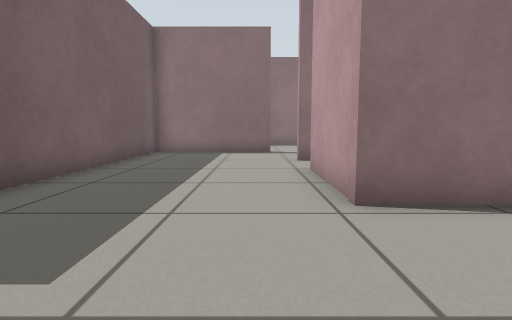
view 1 (above)

23 first-person views from a walk through a world built for the Gazebo simulator. The camera is 0.5 m above the floor, tilts 6° down and sees 80° across. The floor is counted in squares, 0.5 m on a side. Each view is taken from the middle of a square. On the plan, view 1 faces up. The plan holds only what a view shows up to about 12 squares ahead; the rest is blank.

view 2
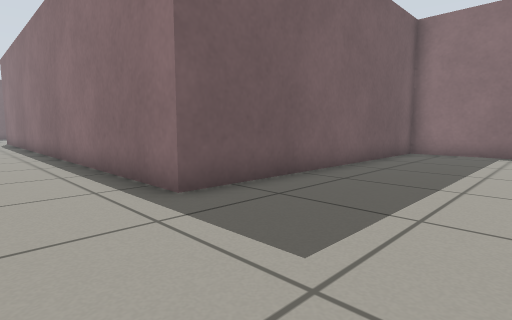

view 3
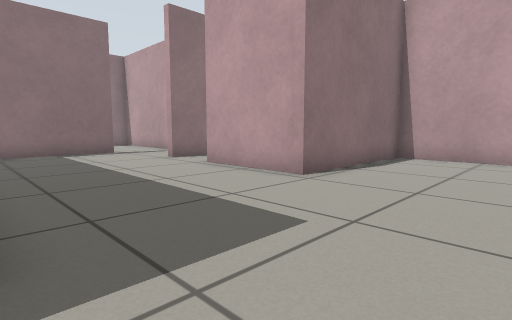

view 4
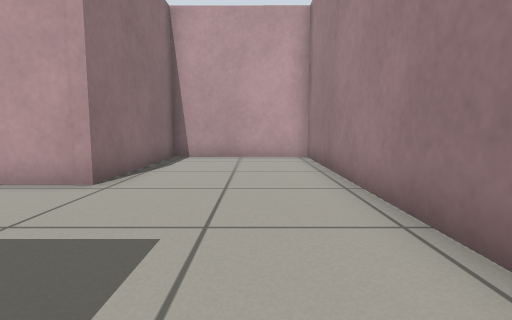

view 5
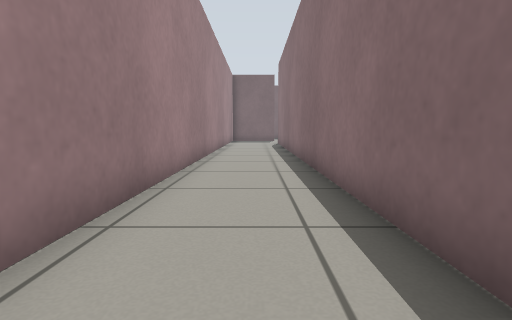

view 6
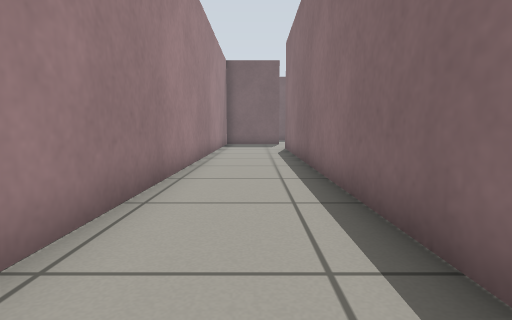

view 7
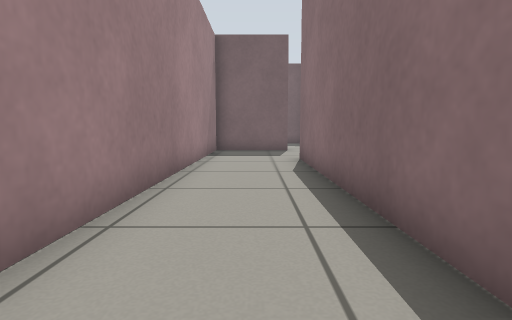

view 8
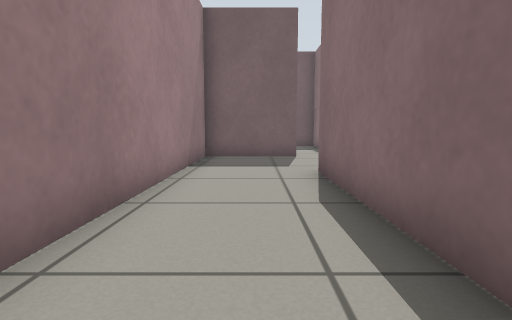

view 9
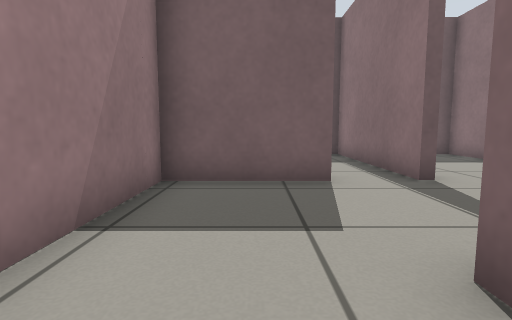

view 10
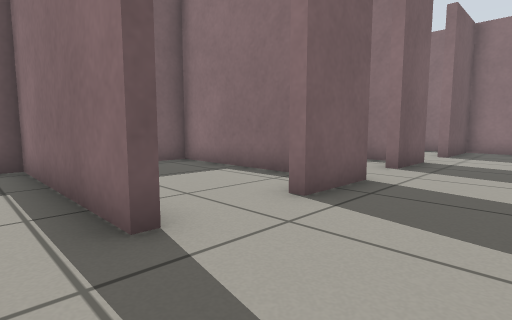

view 11
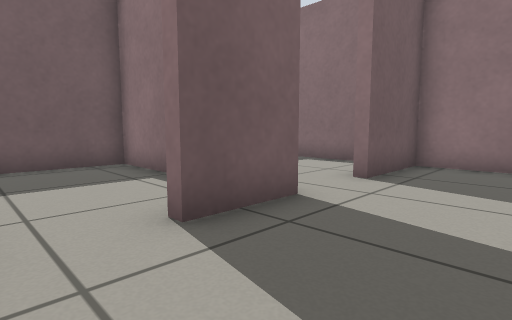

view 12
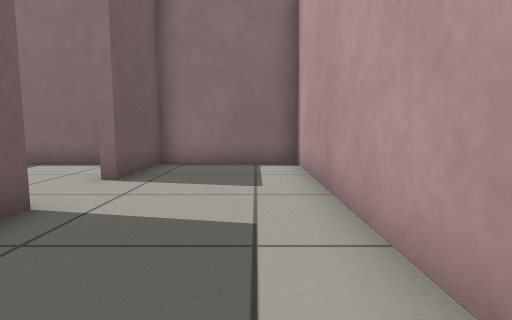

view 13
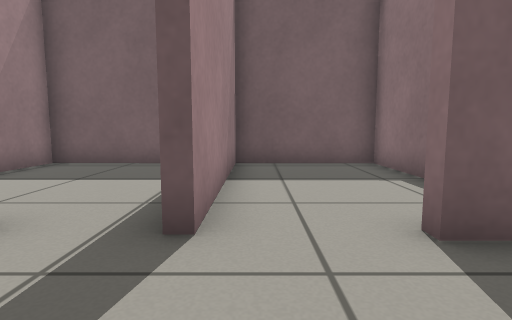

view 14
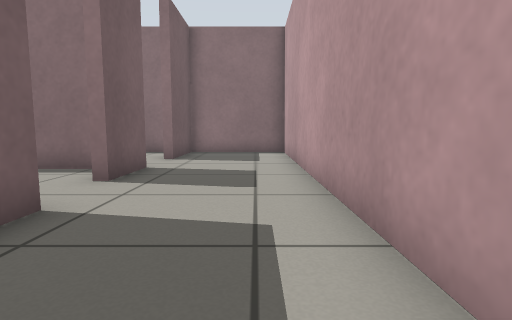

view 15
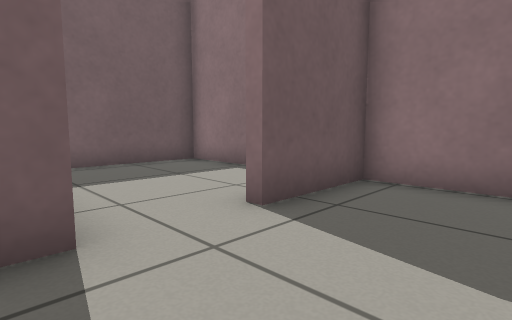

view 16
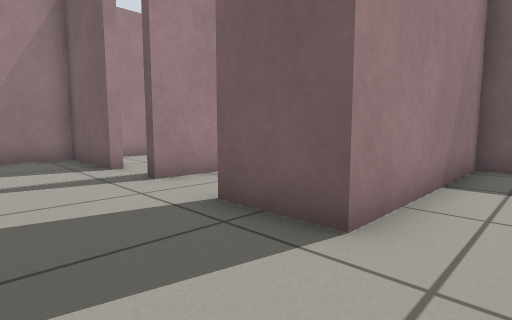

view 17
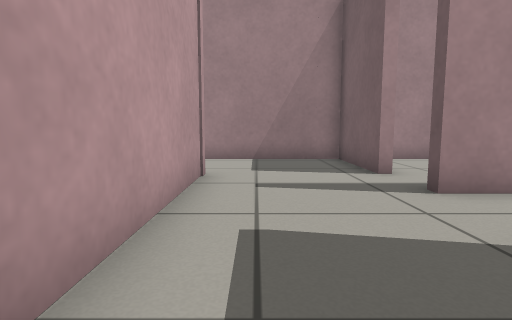

view 18
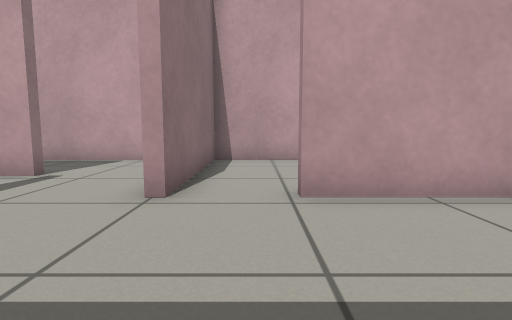

view 19
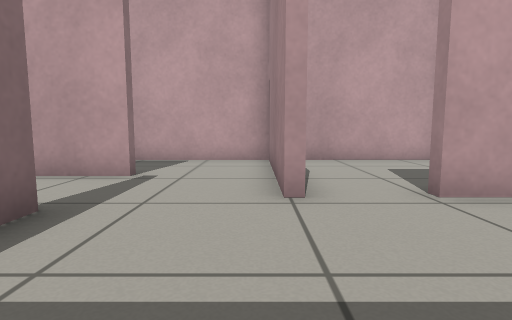

view 20
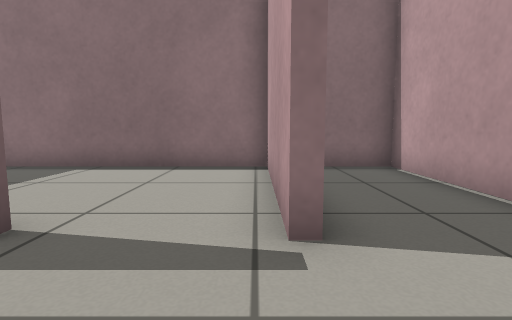

view 21
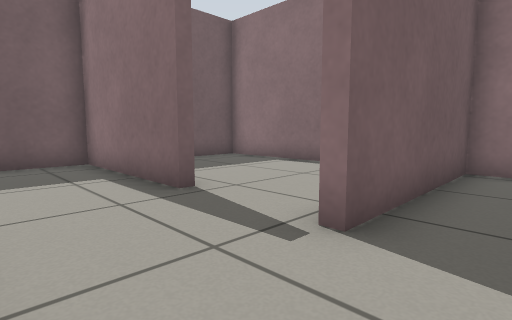

view 22
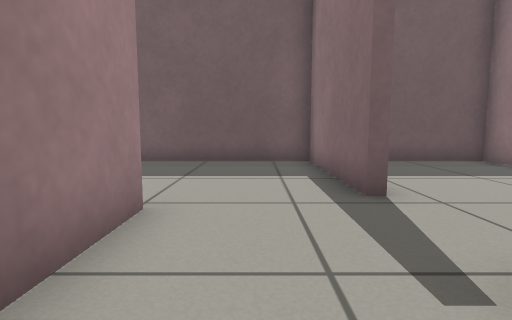

view 23
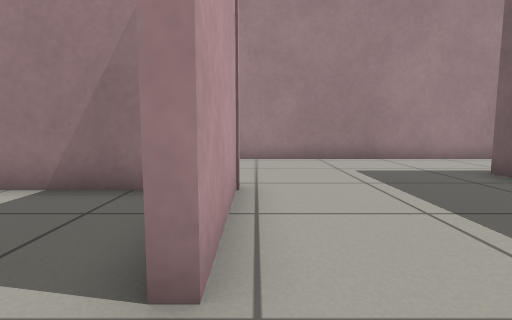

### Floor plan
Points are (right, up) in squares from view 1. A wall is a line through its corners. A room is listed if a view was taken in it or the views show most of it. See-through windows are left out.
Room 1 (views 1, 2, 3, 4, 5, 6, 7, 8, 9, 10, 18, 23)
walls: (-4.1, 9.6) (-4.1, 2.4) (-23.8, 2.4) (-23.8, 4.4); (2.4, 9.3) (1.2, 9.3); (-27.6, 2.5) (-27.6, -0.8) (6.5, -0.8) (6.5, 3.9) (1.3, 3.9) (1.3, 7.4)
ways out: opening at (-26, 4) to room 3; opening at (-1, 9) to room 4; opening at (-28, 3) to room 8; opening at (2, 8) to room 10
Room 2 (views 11, 12, 15, 16, 17)
walls: (-28.6, 12.4) (-33.5, 12.4) (-33.6, 8.6) (-27.6, 8.6); (-27.6, 12.7) (-27.6, 10.6); (-23.8, 8.4) (-23.8, 12.6)
ways out: opening at (-26, 7.5) to room 3; opening at (-26, 11.5) to room 9
Room 3 (views 13, 14)
walls: (-29.2, 8.3) (-33.6, 8.3) (-33.6, 4.4) (-27.8, 4.4); (-27.6, 8.6) (-27.6, 6.6) (-28, 6.6); (-23.8, 4.4) (-23.8, 8.4)
ways out: opening at (-26, 4) to room 1; opening at (-26, 7.5) to room 2
Room 4 (views 19, 20)
walls: (1.2, 9.6) (3.6, 9.6); (0.6, 13) (0.6, 12.6) (-4.1, 12.6) (-4.1, 9.6); (3.3, 12.5) (3.3, 13.5)
ways out: opening at (-1, 9) to room 1; opening at (4, 11) to room 5; opening at (2, 13) to room 6
Room 5 (views 21, 22)
walls: (3.6, 9.6) (6.5, 9.6) (6.5, 17.8) (3.6, 17.8) (3.6, 12.5)
ways out: opening at (4, 11) to room 4
Room 6 (no view inside)
walls: (3.3, 13.5) (3.3, 17.8) (-4.1, 17.8) (-4.1, 14.9)
ways out: opening at (2, 13) to room 4
Room 7 (no view inside)
walls: (-29.4, 17.6) (-33.5, 17.6) (-33.5, 14)
ways out: opening at (-28, 13.5) to room 9
Room 8 (no view inside)
walls: (-27.8, 4.1) (-33.6, 4.1) (-33.6, -0.8) (-29.1, -0.8)
ways out: opening at (-28, 3) to room 1
Room 9 (no view inside)
walls: (-23.8, 12.6) (-23.8, 17.6) (-27.6, 17.6) (-27.6, 14.7)
ways out: opening at (-26, 11.5) to room 2; opening at (-28, 13.5) to room 7
Room 10 (no view inside)
walls: (2.8, 4.2) (5.1, 4.2); (6.5, 4.5) (6.5, 9.3) (2.4, 9.3)
ways out: opening at (2, 8) to room 1

Where each view was taken, in squares from view 1:
view 1: 0 up, 0 right, facing up
view 2: 0 up, 0 right, facing up-left
view 3: 0 up, 4 left, facing up-right
view 4: 1 up, 4 left, facing right
view 5: 1 up, 4 left, facing left
view 6: 1 up, 9 left, facing left
view 7: 1 up, 14 left, facing left
view 8: 1 up, 17 left, facing left
view 9: 1 up, 22 left, facing left
view 10: 3 up, 25 left, facing up-left
view 11: 9 up, 25 left, facing up-left
view 12: 9 up, 25 left, facing up
view 13: 5 up, 25 left, facing left
view 14: 5 up, 25 left, facing up
view 15: 12 up, 25 left, facing up-left
view 16: 10 up, 25 left, facing down-left
view 17: 9 up, 25 left, facing down
view 18: 8 up, 3 left, facing right
view 19: 10 up, 3 left, facing right
view 20: 10 up, 3 right, facing up
view 21: 10 up, 5 right, facing up-left
view 22: 11 up, 5 right, facing left
view 23: 9 up, 1 right, facing down
